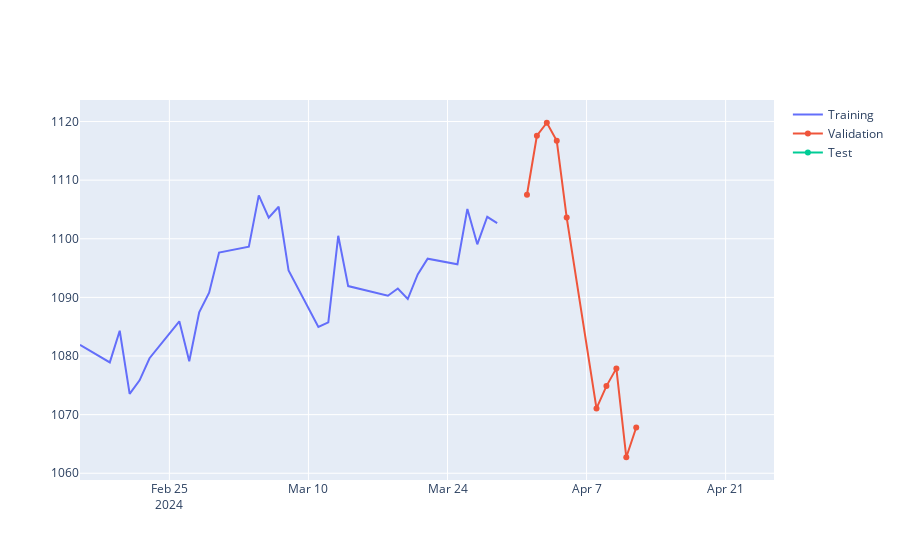

The code cell stored with this chart in its notebook:
### Code cell
split = int(len(df[:-5]) * 0.75)

train  = df[:split].copy()
valid  = df[split:-5].copy()
test   = df[-5:].copy()

fig = go.Figure()
fig.add_trace(go.Scatter(x=train.index, y=train.Close, name='Training'))
fig.add_trace(go.Scatter(x=valid.index, y=valid.Close, name='Validation'))
fig.add_trace(go.Scatter(x=test.index,  y=test.Close,  name='Test'))
fig.show()
